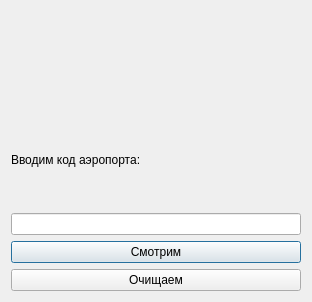
<?xml version="1.0" encoding="UTF-8"?>
<ui version="4.0">
 <class>Dialog</class>
 <widget class="QDialog" name="Dialog">
  <property name="geometry">
   <rect>
    <x>0</x>
    <y>0</y>
    <width>312</width>
    <height>302</height>
   </rect>
  </property>
  <property name="windowTitle">
   <string>Dialog</string>
  </property>
  <layout class="QVBoxLayout" name="verticalLayout">
   <item>
    <widget class="QChartView" name="chartView" native="true"/>
   </item>
   <item>
    <widget class="QLabel" name="label">
     <property name="text">
      <string>Вводим код аэропорта:</string>
     </property>
    </widget>
   </item>
   <item>
    <widget class="QLineEdit" name="insertCode"/>
   </item>
   <item>
    <widget class="QPushButton" name="showYear">
     <property name="text">
      <string>Смотрим</string>
     </property>
    </widget>
   </item>
   <item>
    <widget class="QPushButton" name="cleanYear">
     <property name="text">
      <string>Очищаем</string>
     </property>
    </widget>
   </item>
  </layout>
 </widget>
 <customwidgets>
  <customwidget>
   <class>QChartView</class>
   <extends>QWidget</extends>
   <header location="global">qchartview.h</header>
   <container>1</container>
  </customwidget>
 </customwidgets>
 <resources/>
 <connections/>
</ui>
